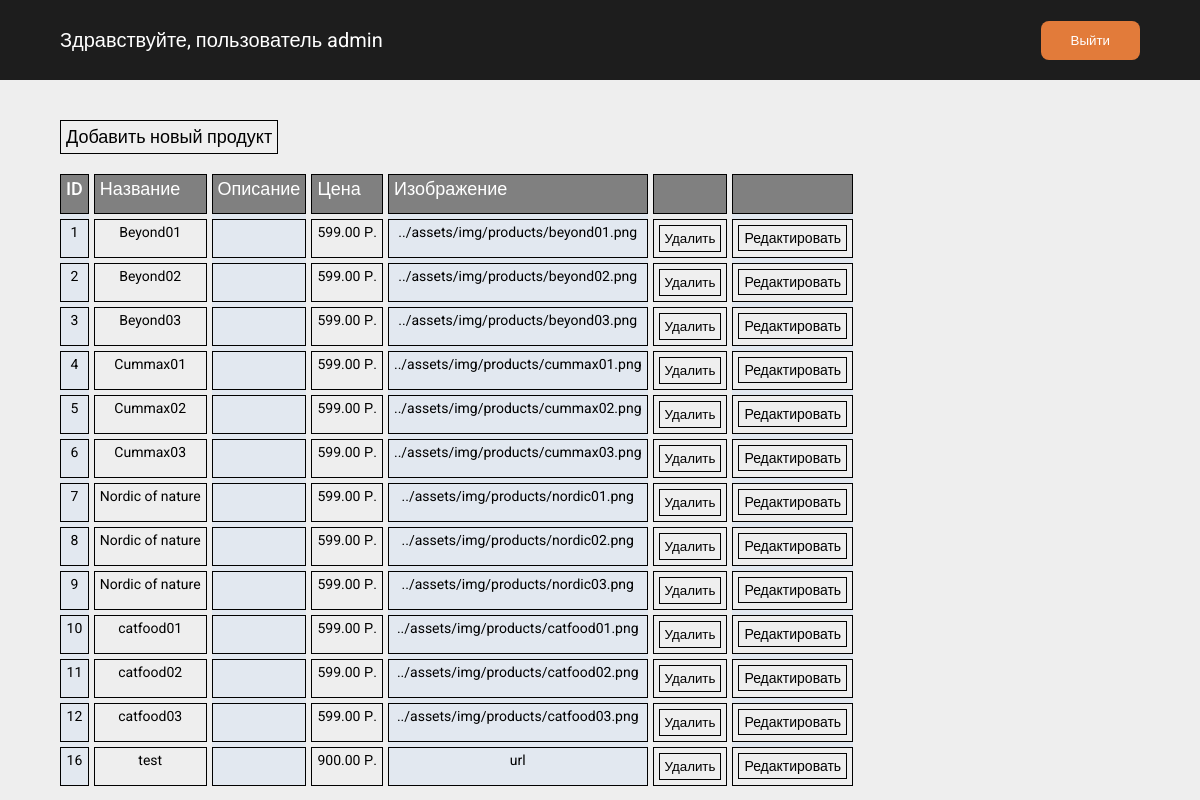
Screenshot of /src/pages/admin.php (signed in) with the database file from the repository.
### tables this page shows
CREATE TABLE `products` (
  `id` int NOT NULL,
  `name` varchar(255) NOT NULL,
  `price` int NOT NULL,
  `image` varchar(512) NOT NULL,
  `inCart` tinyint(1) NOT NULL DEFAULT '0'
);

### src/php/getData/getData.php (called while the page is built, shortened)
<?php
include "../php/db/db.php";
$productsQuery = "SELECT * FROM `products`";
$productsResult = $conn->query($productsQuery);

### src/pages/admin.php (the view, shortened to what this page needs)
<?php include "../php/getData/getData.php"  ?>
<!DOCTYPE html>
<html lang="ru">
	<head>
		<link rel="stylesheet" href="admin/admin.css">
		<link rel="stylesheet" href="../assets/styles/null.css">
		<link rel="stylesheet" href="../assets/styles/general.css">
	</head>
	<body>
    <div class="wrapper">
			<header class="header">
				<div class="container">
					<div class="header__body">
						<h1 class="header__title">Здравствуйте, пользователь <?= $_COOKIE['user_login'] ?></h1>
						<form action="../php/auth/exit.php" class="account__exit">
							<button class="orange-btn">Выйти</button>
						</form>
					</div>
				</div>
			</header>
			<main class="main">
				<section class="main__table table">
					<div class="container">
						<div class="table__add">
							<button class="add-product">Добавить новый продукт</button>
						</div>
						<div class="table__body">
							<ul class="table__column">
								<h2 class="table__title">ID</h2>
								<?php $productsData = mysqli_fetch_all($productsResult, MYSQLI_ASSOC);
								foreach ($productsData as $data) { ?>
									<li class="table__item"><?= $data['id'] ?></li>
								<?php } ?>
							</ul>
							<ul class="table__column">
								<h2 class="table__title">Название</h2>
								<?php foreach ($productsData as $data) { ?>
									<li class="table__item"><?= $data['name'] ?></li>
								<?php } ?>
							</ul>
							<ul class="table__column">
								<h2 class="table__title">Описание</h2>
								<?php foreach ($productsData as $data) { ?>
									<li class="table__item"><?= $data['description'] ?></li>
								<?php } ?>
							</ul>
							<ul class="table__column">
								<h2 class="table__title">Цена</h2>
								<?php foreach ($productsData as $data) { ?>
									<li class="table__item"><?= $data['price'] ?>.00 Р.</li>
								<?php } ?>
							</ul>
							<ul class="table__column">
								<h2 class="table__title">Изображение</h2>
								<?php foreach ($productsData as $data) { ?>
									<li class="table__item"><?= $data['image'] ?></li>
								<?php } ?>
							</ul>
							<ul class="table__column">
								<h2 class="table__title"></h2>
								<?php foreach ($productsData as $data) { ?>
									<div class="table__item item-delete">
										<form action="../php/product/delete.php" method="post">
											<button class="table__delete">Удалить</button>
										</form>
									</div>
								<?php } ?>
							</ul>
							<ul class="table__column">
								<h2 class="table__title"></h2>
								<?php foreach ($productsData as $data) { ?>
									<div class="table__item item-edit">
										<form action="../php/product/edit.php" method="post">
											<p class="table__edit edit-product">Редактировать</p>
										</form>
									</div>
								<?php } ?>
							</ul>
						</div>
					</div>
				</section>
			</main>
    </div>
	</body>
</html>

### src/pages/admin/admin.css (style rules this page uses)
.header { background-color: #1d1d1d; }
.header__body { display: flex; align-items: center; justify-content: space-between; min-height: 80px; color: #fff; }
.header__title { font-size: 20px; }
.table { margin: 40px 0 0 0; }
.table__add button { font-size: 18px; margin: 0 0 20px 0; transition: background-color 0.3s; }
.table__body { display: flex; gap: 5px; overflow-x: auto; }
.table__column { display: flex; flex-direction: column; gap: 5px; }
.table__column:nth-child(odd) { background-color: #e2e8f0; }
.table__title { min-height: 40px; font-size: 18px; font-weight: 500; background-color: gray; color: #fff; }
.table__item { overflow: auto; display: flex; justify-content: center; align-items: start; height: 100%; width: 100%; max-width: 350px; }
.item-delete, .item-edit { background-color: #eee; }
.table__delete, .table__edit { transition: background-color 0.3s; height: 100%; width: 100%; }
.table__title, .table__item, .table__delete, .table__edit, .table__add button { border: 1px solid #000; padding: 5px; }

### src/assets/styles/null.css (style rules this page uses)
* { padding: 0; margin: 0; border: 0; }
*, *:before, *:after { -webkit-box-sizing: border-box; -moz-box-sizing: border-box; box-sizing: border-box; }
nav, footer, header, aside { display: block; }
html, body { height: 100%; width: 100%; line-height: 1; font-size: 14px; -ms-text-size-adjust: 100%; -moz-text-size-adjust: 100%; -webkit-text-size-adjust: 100%; font-family: "Roboto", sans-serif; background-color: #eee; }
input, button, textarea { font-family: inherit; }
button { cursor: pointer; }
ul li { list-style: none; }
h1, h2, h3, h4, h5, h6 { font-size: inherit; font-weight: 400; }

### src/assets/styles/general.css (style rules this page uses)
.wrapper { min-height: 100%; overflow: hidden; display: flex; flex-direction: column; }
main { flex: 1 1 100%; }
[class*="container"] { margin: 0 auto; padding: 0 15px; max-width: 1110px; }
.orange-btn, .transparent-btn { padding: 12px 30px; border-radius: 8px; }
.orange-btn { background-color: #e27b3a; color: #fff; }

### rows the page displays
products: id "1", name "Beyond01", price "599", image "../assets/img/products/beyond01.png"
products: id "2", name "Beyond02", price "599", image "../assets/img/products/beyond02.png"
products: id "3", name "Beyond03", price "599", image "../assets/img/products/beyond03.png"
products: id "4", name "Cummax01", price "599", image "../assets/img/products/cummax01.png"
products: id "5", name "Cummax02", price "599", image "../assets/img/products/cummax02.png"
products: id "6", name "Cummax03", price "599", image "../assets/img/products/cummax03.png"
products: id "7", name "Nordic of nature", price "599", image "../assets/img/products/nordic01.png"
products: id "8", name "Nordic of nature", price "599", image "../assets/img/products/nordic02.png"
products: id "9", name "Nordic of nature", price "599", image "../assets/img/products/nordic03.png"
products: id "10", name "catfood01", price "599", image "../assets/img/products/catfood01.png"
products: id "11", name "catfood02", price "599", image "../assets/img/products/catfood02.png"
products: id "12", name "catfood03", price "599", image "../assets/img/products/catfood03.png"
products: id "16", name "test", price "900", image "url"

### other values shown
$_COOKIE['user_login'] "admin"
